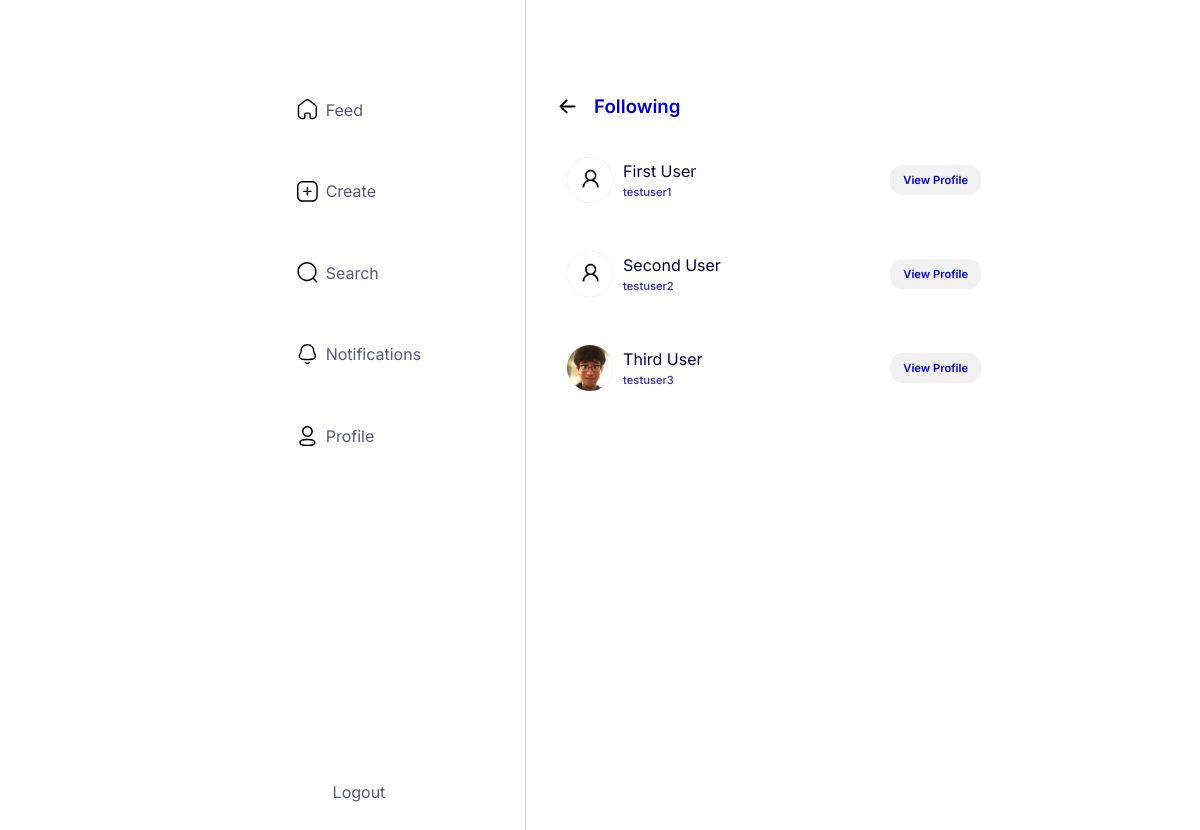
Screenshot of /following/testuser with the database file from the repository.
### models.py (models this page shows, shortened)
class User(db.Model, UserMixin):
    __tablename__='user'
    user_id = db.Column(db.Integer, primary_key=True, autoincrement=True)
    username = db.Column(db.String(20), nullable=False, unique=True)
    password = db.Column(db.String(100), nullable=False)
    name = db.Column(db.String(100), nullable=False)
    role = db.Column(db.String(10), nullable=False)
    pic = db.Column(db.String)
    bio = db.Column(db.String(100))
    followers = db.relationship('User', secondary='follow',  primaryjoin='User.user_id==follow.c.following', secondaryjoin='User.user_id==follow.c.follower', uselist=True, back_populates='following', order_by='user.c.name')
    following = db.relationship('User', secondary='follow', primaryjoin='User.user_id==follow.c.follower', secondaryjoin='User.user_id==follow.c.following', foreign_keys='user.c.user_id', uselist=True, back_populates='followers', order_by='user.c.name')
    posts = db.relationship('Post', uselist=True, backref='created_by', order_by='post.c.created_on.desc()', cascade='all, delete')
    comments = db.relationship('Comment', uselist=True, backref='commentor', cascade='all, delete')
    notifications = db.relationship('Notification', uselist=True, backref='user', primaryjoin='User.user_id==notification.c.to_notify', cascade='all, delete')

### main.py (the view)
@app.route('/following/<username>', methods=['GET'])
def following(username):
    user = User.query.filter_by(username=username).first()
    following=[]
    for u in user.following:
        following.append(u)
    return render_template('users_renderer.html', users=following, title='Following')

### templates/users_renderer.html (shortened to what this page needs)
{% extends 'base.html' %}
{% block styles %}
    <link rel="stylesheet" href="{{ url_for('static', filename='styles/search.css') }}" />
{% endblock %}
{% block page %}
            <div class="back-wrapper">
                <a id="back-button" href="#">
                </a>
                <h3>{{title}}</h3>
            </div>
              {% if users|length > 0 %}
              <div class="search-results">
                    {% for user in users %}
                    <div class="search-result">
                        <a href="/profile/{{user.username}}" class="profile">
                            <div class="profile-img">
                                {% if user.pic %}
                                <img src="{{url_for('static', filename='')}}/images/uploads/{{user.pic}}" />
                                {% else %}
                                <img src="{{url_for('static', filename='')}}/images/profile.png"/>
                                {% endif %}
                            </div>
                            <div class="profile-details">
                                <p class="name">{% if user.name | length > 25 %}{{user.name[0:25]}}...{% else %}{{user.name}}{% endif %}</p>
                                <p class="username">{{user.username}}</p>
                            </div>
                        </a>
                        <div class="action-btn">
                            <a href="/profile/{{user.username}}">View Profile</a>
                        </div>
                    </div>
                    {% endfor %}
              </div>
              {% else %}
              <div class="no-content-msg">No {{request.url.split('/')[-2]}}</div>
              {% endif %}
        </div>
{% endblock %}

### static/styles/base.css (style rules this page uses)
* { font-family: 'Inter', sans-serif; padding: 0; margin: 0; }
html { font-size: 16px; scroll-behavior: smooth; }
body { height: 100vh; word-break: break-all; }
h3 { font-weight: 600; }
a { text-decoration: none; }
.back-wrapper { display: flex; align-items: center; color:#0100ca; }
.back-wrapper > a { padding: 1rem; text-decoration: none; display: flex; width: fit-content; }

### static/styles/search.css (style rules this page uses)
.search-result { padding: 1.5rem 1.625rem; display: flex; justify-content: space-between; align-items: center; }
.profile { display: flex; gap: 10px; align-items: center; color: #000041; }
.profile-img { width: 2.875rem; height: 2.875rem; background-color: #CCCCCC; border-radius: 100%; overflow: hidden; display: flex; align-items: center; justify-content: center; }
.profile-img > img { width: 100%; }
.username { font-size: 0.7rem; color: #0303a9d6; font-weight: 500; margin-top: 0.2rem; }
.action-btn > a { display: inline-block; text-decoration: none; background-color: #F1F1F1; color: #0100ca; padding: 0.5rem 0.8125rem; font-size: 0.7rem; font-weight: 600; border-radius: 0.8rem; }

### rows the page displays
User: name "First User", username "testuser1"
User: name "Second User", username "testuser2"
User: pic (picture), name "Third User", username "testuser3"

### other values shown
{{ title }} "Following"
